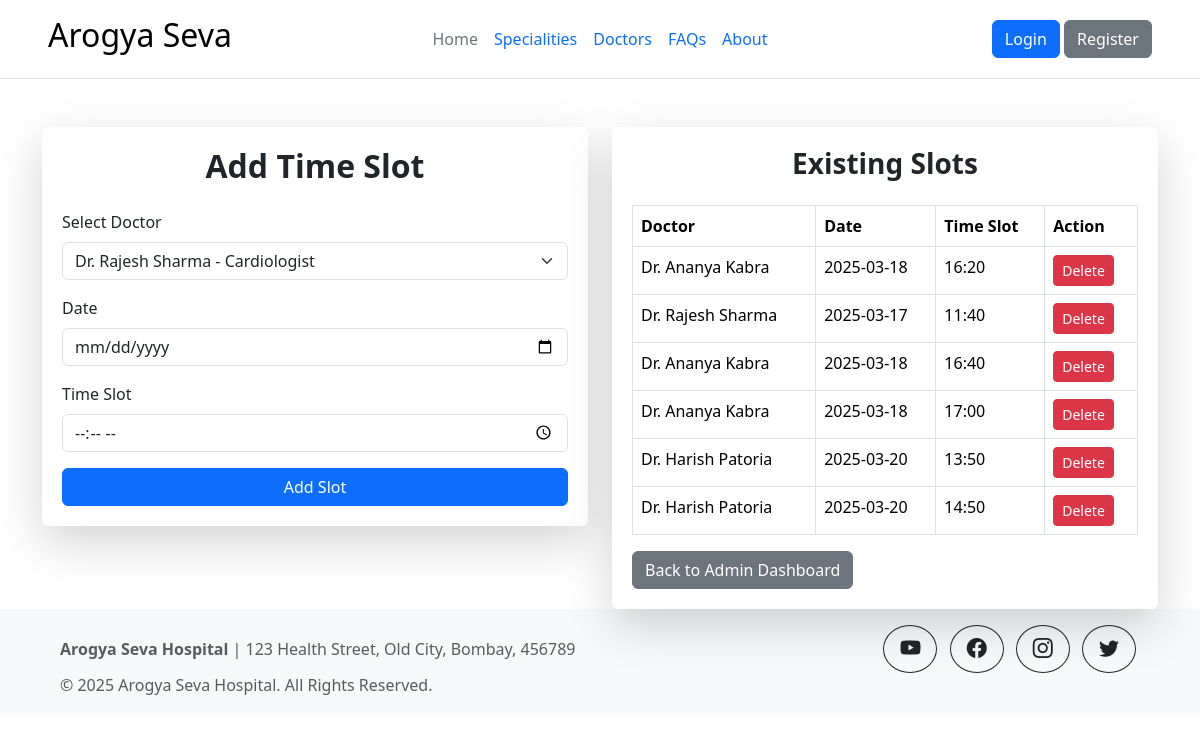
Page /admin/add_slots on the earlier database version.
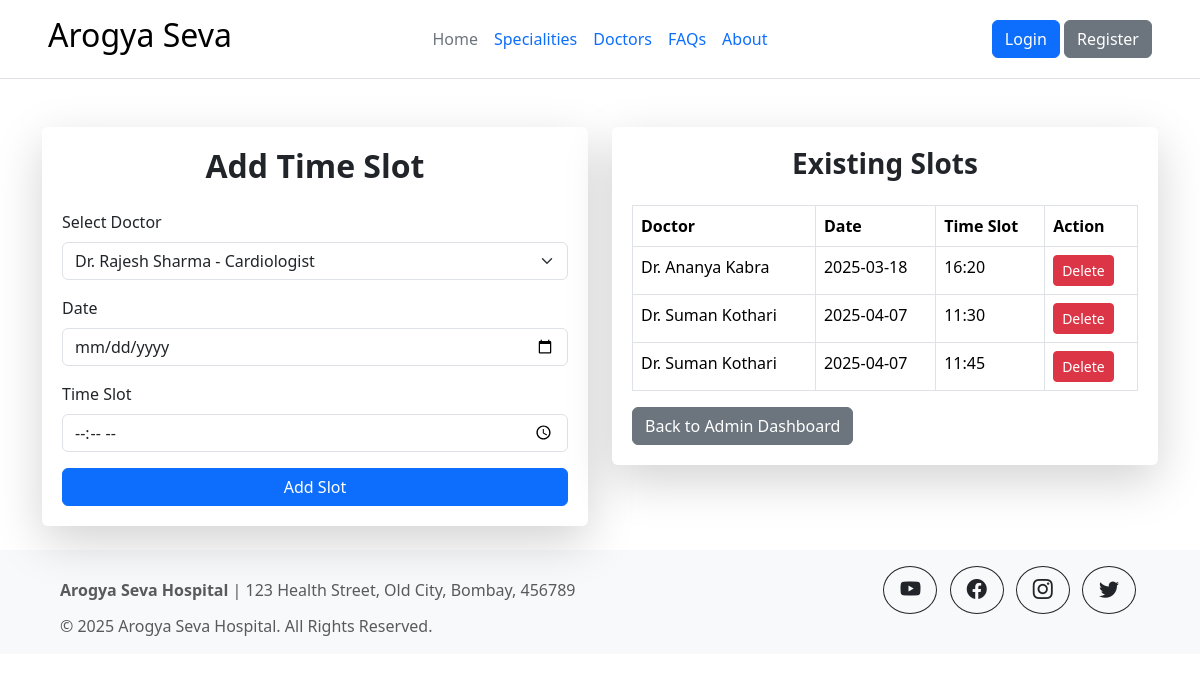
Same page on the later database version.
### main.py (models this page shows)
class AppointmentSlot(db.Model):
    id = db.Column(db.Integer, primary_key=True)
    doctor_id = db.Column(db.Integer, db.ForeignKey('doctor.id'), nullable=False)
    date = db.Column(db.String(10), nullable=False)  # Format: YYYY-MM-DD
    time_slot = db.Column(db.String(10), nullable=False)  # Example: "10:00 AM"
    status = db.Column(db.String(10), default="available")  # "available" or "booked"

class Doctor(db.Model):
    id = db.Column(db.Integer, primary_key=True)
    name = db.Column(db.String(100), nullable=False)
    specialization = db.Column(db.String(100), nullable=False)
    experience = db.Column(db.String(50), nullable=False)
    image = db.Column(db.String(200), nullable=True)
    appointments = relationship("AppointmentSlot", backref="doctor", lazy=True)

### main.py (the view, shortened to what this page needs)
@app.route('/admin/add_slots', methods=['GET', 'POST'])
def add_slot():
    from datetime import datetime
    doctors = Doctor.query.all()  # Fetch all doctors for selection
    slots = AppointmentSlot.query.all()  # Fetch all slots
    current_date = datetime.now().strftime('%Y-%m-%d')  # Current date for date picker restriction
    return render_template('add_slots.html', doctors=doctors, slots=slots, current_date=current_date)

### templates/add_slots.html
{% include 'header.html' %}
<div class="container mt-5">
    <div class="row">
        <div class="col-md-6">
            <div class="card shadow-lg border-0 mb-4">
                <div class="card-body">
                    <h2 class="card-title text-center mb-4">Add Time Slot</h2>
                    <form method="POST">
                        <div class="mb-3">
                            <label class="form-label">Select Doctor</label>
                            <select class="form-select" name="doctor_id" required>
                                {% for doctor in doctors %}
                                <option value="{{ doctor.id }}">{{ doctor.name }} - {{ doctor.specialization }}</option>
                                {% endfor %}
                            </select>
                        </div>
                        <div class="mb-3">
                            <label class="form-label">Date</label>
                            <input type="date" class="form-control" name="date" min="{{ current_date }}" required>
                        </div>
                        <div class="mb-3">
                            <label class="form-label">Time Slot</label>
                            <input type="time" class="form-control" name="time_slot" required>
                        </div>
                        <button type="submit" class="btn btn-primary w-100">Add Slot</button>
                    </form>
                </div>
            </div>
        </div>
        <div class="col-md-6">
            <div class="card shadow-lg border-0">
                <div class="card-body">
                    <h3 class="card-title text-center mb-4">Existing Slots</h3>
                    {% if slots %}
                        <table class="table table-bordered table-hover">
                            <thead>
                                <tr>
                                    <th>Doctor</th>
                                    <th>Date</th>
                                    <th>Time Slot</th>
                                    <th>Action</th>
                                </tr>
                            </thead>
                            <tbody>
                                {% for slot in slots %}
                                <tr>
                                    <td>{{ slot.doctor.name if slot.doctor else 'Unknown Doctor' }}</td>
                                    <td>{{ slot.date }}</td>
                                    <td>{{ slot.time_slot }}</td>
                                    <td>
                                        <form method="POST" action="{{ url_for('delete_slot', slot_id=slot.id) }}">
                                            <button type="submit" class="btn btn-danger btn-sm">Delete</button>
                                        </form>
                                    </td>
                                </tr>
                                {% endfor %}
                            </tbody>
                        </table>
                    {% else %}
                        <p class="text-center text-muted">No slots available. Please add some slots.</p>
                    {% endif %}
                    <div>
                        <a href="{{ url_for('admin_dashboard') }}" class="btn btn-secondary">Back to Admin Dashboard</a>
                    </div>
                </div>
            </div>
        </div>
    </div>
</div>
{% include 'footer.html' %}

### templates/header.html (shortened to what this page needs)
<!DOCTYPE html>
<html lang="en">
<head>
    <link href="https://cdn.jsdelivr.net/npm/bootstrap@5.3.3/dist/css/bootstrap.min.css" rel="stylesheet">
    <link rel="stylesheet" href="https://cdn.jsdelivr.net/npm/bootstrap-icons/font/bootstrap-icons.css">
    <link href="{{ url_for('static', filename='css/styles.css') }}" rel="stylesheet" />
</head>
<body>
    <div class="nav_container">
        <header class="d-flex flex-wrap align-items-center justify-content-center justify-content-md-between py-3 mb-4 border-bottom">
            <div class="col-md-3 mb-2 mb-md-0">
                <a href="/" class="d-inline-flex link-body-emphasis text-decoration-none">
                    <h2>Arogya Seva</h2>
                </a>
            </div>
            <ul class="nav col-12 col-md-auto mb-2 justify-content-center mb-md-0">
                <li><a href="{{ url_for('home') }}" class="nav-link px-2 link-secondary">Home</a></li>
                <li><a href="{{ url_for('specialization') }}" class="nav-link px-2">Specialities</a></li>
                <li><a href="{{ url_for('doctor') }}" class="nav-link px-2">Doctors</a></li>
                <li><a href="{{ url_for('faq') }}" class="nav-link px-2">FAQs</a></li>
                <li><a href="{{ url_for('about') }}" class="nav-link px-2">About</a></li>
            </ul>
            {% if 'user_id' in session and not session.get('is_admin') %}
                <div class="col-md-3 text-end">
                    <a href="{{ url_for('profile') }}" class="btn btn-info">Profile</a>
                    <a href="{{ url_for('logout') }}" class="btn btn-danger">Logout</a>
                </div>
            {% elif not session.get('is_admin') %}
                <div class="col-md-3 text-end">
                    <a href="{{ url_for('login') }}" class="btn btn-primary">Login</a>
                    <a href="{{ url_for('register') }}" class="btn btn-secondary">Register</a>
                </div>
            {% endif %}
        </header>
    </div>

### templates/footer.html (shortened to what this page needs)
<footer class="bg-light py-3">
    <div class="container d-flex justify-content-between align-items-center flex-wrap">
        <div class="text-muted">
            <strong>Arogya Seva Hospital</strong> | 123 Health Street, Old City, Bombay, 456789
        </div>
        <div>
            <a href="https://www.youtube.com" target="_blank" class="btn btn-outline-dark btn-lg rounded-circle mx-1">
                <i class="bi bi-youtube"></i>
            </a>
            <a href="https://www.facebook.com" target="_blank" class="btn btn-outline-dark btn-lg rounded-circle mx-1">
                <i class="bi bi-facebook"></i>
            </a>
            <a href="https://www.instagram.com" target="_blank" class="btn btn-outline-dark btn-lg rounded-circle mx-1">
                <i class="bi bi-instagram"></i>
            </a>
            <a href="https://www.twitter.com" target="_blank" class="btn btn-outline-dark btn-lg rounded-circle mx-1">
                <i class="bi bi-twitter"></i>
            </a>
        </div>
        <div class="text-muted">
            &copy; 2025 Arogya Seva Hospital. All Rights Reserved.
        </div>
    </div>
</footer>
<link href="https://cdn.jsdelivr.net/npm/bootstrap-icons/font/bootstrap-icons.css" rel="stylesheet">
</body>
</html>

### static/css/styles.css (style rules this page uses)
.py-3 { padding-top: 1rem !important; padding-bottom: 1rem !important; padding-left: 3rem !important; padding-right: 3rem !important; }
.card { transition: transform 0.2s, box-shadow 0.2s; }
.card-body { background-color: white; padding: 20px; border-radius: 8px; }
.card-title { font-weight: bold; }

Differences in the rows shown:
removed AppointmentSlot: doctor "Dr. Ananya Kabra", date "2025-03-18", time_slot "17:00"
removed AppointmentSlot: doctor "Dr. Harish Patoria", date "2025-03-20", time_slot "13:50"
removed AppointmentSlot: doctor "Dr. Harish Patoria", date "2025-03-20", time_slot "14:50"
changed AppointmentSlot (number 2 of 3 on the later page): doctor "Dr. Rajesh Sharma" → "Dr. Suman Kothari"; date "2025-03-17" → "2025-04-07"; time_slot "11:40" → "11:30"
changed AppointmentSlot (number 3 of 3 on the later page): doctor "Dr. Ananya Kabra" → "Dr. Suman Kothari"; date "2025-03-18" → "2025-04-07"; time_slot "16:40" → "11:45"
